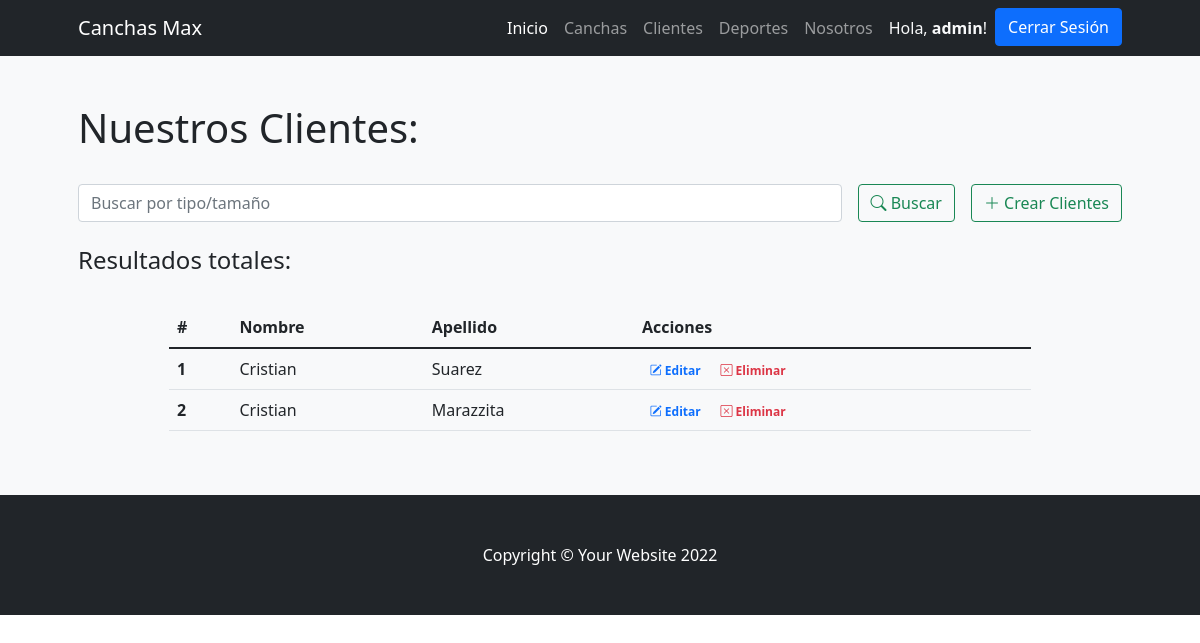
Before: /entregableapp/clientes (signed in) with the older database file.
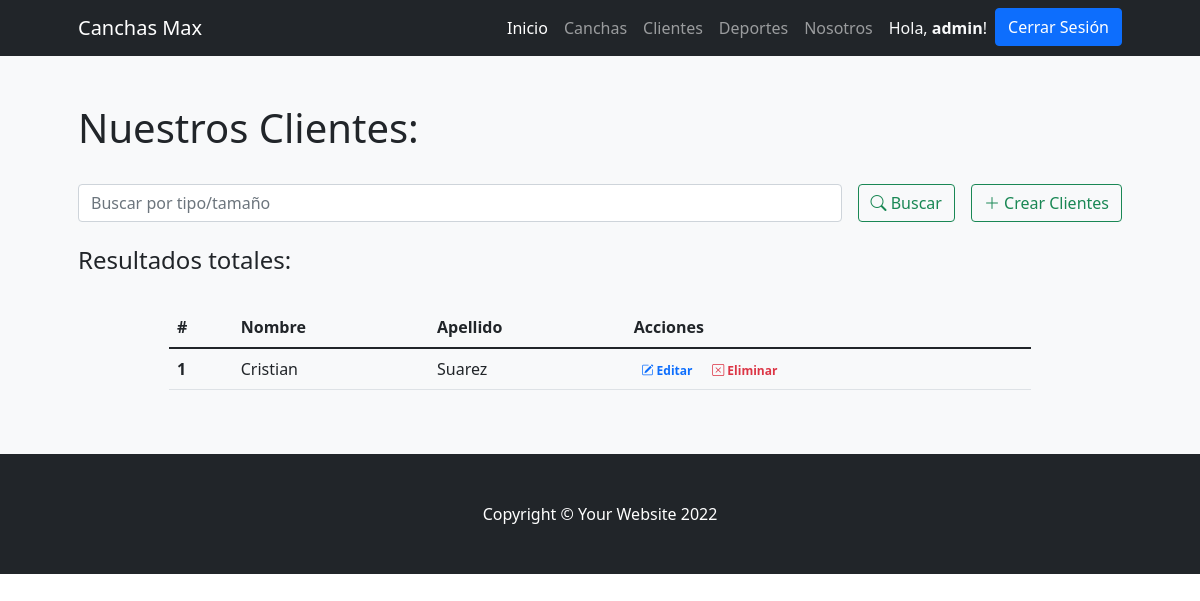
After: the same page with the newer database file.
### Entregable1App/models.py (models this page shows)
class Cliente(models.Model):
    nombre = models.CharField(max_length=30)
    apellido = models.CharField(max_length=30)
    email = models.EmailField(blank=True, null=True)

### Entregable1App/views.py (the view)
# urls.py: path('clientes', clientes, name="clientes"),
def clientes(request):
    if request.method == "POST":
        search = request.POST["search"]
        if search != "":
            clientes = Cliente.objects.filter( Q(nombre__icontains=search) | Q(apellido__icontains=search) ).values()
            return render(request,"Entregable1App/clientes.html",{"clientes":clientes, "search":True, "busqueda":search})
    clientes = Cliente.objects.all()
    return render(request,"Entregable1App/clientes.html",{"clientes":clientes, "search":False})

### Entregable1App/templates/Entregable1App/clientes.html (shortened to what this page needs)
{% extends 'Entregable1App/base.html' %}
{% block contenidopagina %}
<section class="bg-light py-5">
    <div class="container px-5">
        <h1>Nuestros Clientes:</h1>
        <br>
        <div class="row gx-5 justify-content-center">
            <div class="col-lg-12">
                <form class="d-flex my-2 my-lg-0" action="" method="post">
                    <input class="flex-grow-0 form-control mr-sm-2" type="search" name="search" placeholder="Buscar por tipo/tamaño" aria-label="Search">
                    <button class="btn btn-outline-success text-nowrap ms-3 my-2 my-sm-0" type="submit"> <i class="bi bi-search"></i> Buscar</button>
                    <a class="btn btn-outline-success text-nowrap ms-3 my-2 my-sm-0" href="{% url 'crear_clientes' %}"> <i class="bi bi-plus-lg"></i> Crear Clientes</a>
                </form>
            </div>
        </div>
        <br>
        <h4>Resultados
            {% if search %}
                para "{{busqueda}}":
            {% else %}
                totales:
            {% endif %}
        </h4>
        <br>
        <div class="row gx-5 justify-content-center">
            <div class="col-lg-10 table-responsive">
                <table class="table table-theme">
                    <thead>
                        <tr>
                            <th scope="col">#</th>
                            <th scope="col">Nombre</th>
                            <th scope="col">Apellido</th>
                            <th scope="col">Acciones</th>
                        </tr>
                    </thead>
                    <tbody>
                        {% for cliente in clientes %}
                            <tr>
                                <th scope="row">{{forloop.counter}}</th>
                                <td>{{cliente.nombre}}</td>
                                <td>{{cliente.apellido}}</td>
                                <td>
                                    <a href="{% url 'editar_cliente' cliente.id %}" class="text-primary badge badge-primary text-decoration-none"> <i class="bi bi-pencil-square"></i> Editar</a>
                                    <a href="{% url 'eliminar_cliente' cliente.id %}" class="text-danger badge badge-danger text-decoration-none"> <i class="bi bi-x-square"></i> Eliminar</a>
                                </td>
                            </tr>
                        {% endfor %}
                    </tbody>
                </table>
            </div>
        </div>
    </div>
</section>
{% endblock %}

Changed rows visible on the page:
removed Cliente: nombre "Cristian", apellido "Marazzita"
